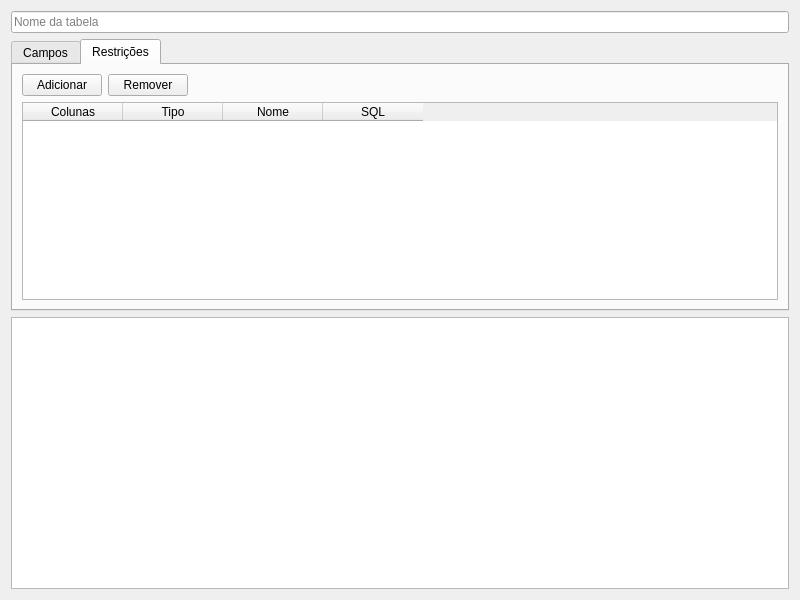
<?xml version="1.0" encoding="UTF-8"?>
<ui version="4.0">
 <class>Tabela</class>
 <widget class="QWidget" name="Tabela">
  <property name="geometry">
   <rect>
    <x>0</x>
    <y>0</y>
    <width>800</width>
    <height>600</height>
   </rect>
  </property>
  <property name="windowTitle">
   <string>Tabela</string>
  </property>
  <layout class="QVBoxLayout" name="verticalLayout_2">
   <item>
    <widget class="QLineEdit" name="nome_tabela">
     <property name="inputMask">
      <string/>
     </property>
     <property name="placeholderText">
      <string>Nome da tabela</string>
     </property>
    </widget>
   </item>
   <item>
    <widget class="QTabWidget" name="tabWidget">
     <property name="currentIndex">
      <number>1</number>
     </property>
     <widget class="QWidget" name="tab">
      <attribute name="title">
       <string>Campos</string>
      </attribute>
      <layout class="QVBoxLayout" name="verticalLayout">
       <item>
        <layout class="QHBoxLayout" name="horizontalLayout">
         <item>
          <widget class="QPushButton" name="adicionar_campo">
           <property name="text">
            <string>Adicionar</string>
           </property>
          </widget>
         </item>
         <item>
          <widget class="QPushButton" name="remover_campo">
           <property name="text">
            <string>Remover</string>
           </property>
          </widget>
         </item>
         <item>
          <spacer name="horizontalSpacer">
           <property name="orientation">
            <enum>Qt::Horizontal</enum>
           </property>
           <property name="sizeHint" stdset="0">
            <size>
             <width>40</width>
             <height>20</height>
            </size>
           </property>
          </spacer>
         </item>
        </layout>
       </item>
       <item>
        <widget class="QTableWidget" name="tabela_campos">
         <column>
          <property name="text">
           <string>Nome</string>
          </property>
         </column>
         <column>
          <property name="text">
           <string>Tipo</string>
          </property>
         </column>
         <column>
          <property name="text">
           <string>PK</string>
          </property>
         </column>
        </widget>
       </item>
      </layout>
     </widget>
     <widget class="QWidget" name="tab_2">
      <attribute name="title">
       <string>Restrições</string>
      </attribute>
      <layout class="QVBoxLayout" name="verticalLayout_3">
       <item>
        <layout class="QHBoxLayout" name="horizontalLayout_2">
         <item>
          <widget class="QPushButton" name="adicionar_res">
           <property name="text">
            <string>Adicionar</string>
           </property>
          </widget>
         </item>
         <item>
          <widget class="QPushButton" name="remover_rest">
           <property name="text">
            <string>Remover</string>
           </property>
          </widget>
         </item>
         <item>
          <spacer name="horizontalSpacer_2">
           <property name="orientation">
            <enum>Qt::Horizontal</enum>
           </property>
           <property name="sizeHint" stdset="0">
            <size>
             <width>40</width>
             <height>20</height>
            </size>
           </property>
          </spacer>
         </item>
        </layout>
       </item>
       <item>
        <widget class="QTableWidget" name="tabela_rest">
         <column>
          <property name="text">
           <string>Colunas</string>
          </property>
         </column>
         <column>
          <property name="text">
           <string>Tipo</string>
          </property>
         </column>
         <column>
          <property name="text">
           <string>Nome</string>
          </property>
         </column>
         <column>
          <property name="text">
           <string>SQL</string>
          </property>
         </column>
        </widget>
       </item>
      </layout>
     </widget>
    </widget>
   </item>
   <item>
    <widget class="QPlainTextEdit" name="texto_sql">
     <property name="readOnly">
      <bool>true</bool>
     </property>
    </widget>
   </item>
  </layout>
 </widget>
 <resources/>
 <connections/>
</ui>
